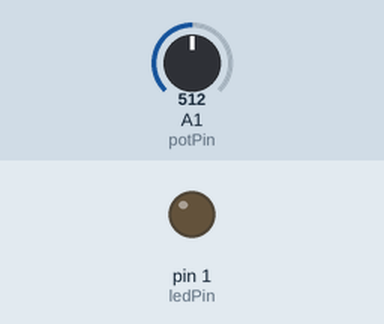
This sketch was run on a simulated Arduino Uno, built with avr-gcc and run on an emulated ATmega328P. On the bench: output pins drawn as LEDs (lit = HIGH). The inputs (shaded band) are chosen by the test bench; at power-on: A1 (potPin) = 512.

Above: at 1.2 s.
1.3 s: A1 (potPin) set to 527
At 2.4 s:
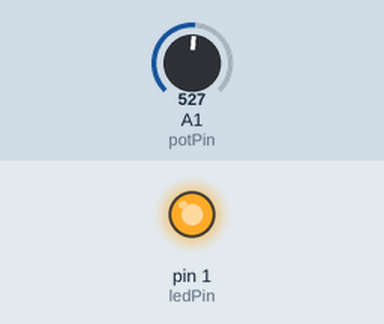
2.8 s: A1 (potPin) set to 511
At 3.5 s:
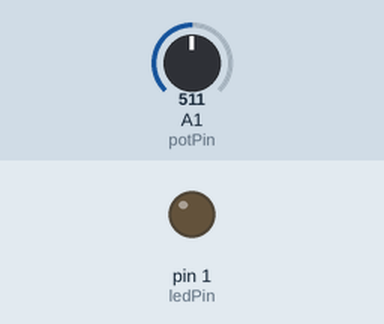
4.3 s: A1 (potPin) set to 716
At 4.7 s:
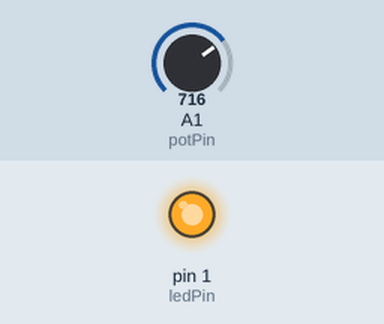
Timing chart, 0 to 7.3 s (numbered marks = the images above; inputs shaded):
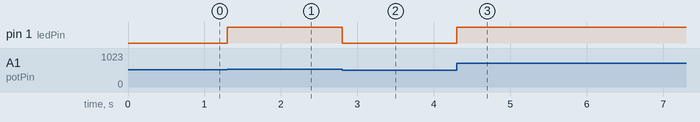

Measured:
- the behaviour switches between 514 and 515 on A1 (potPin) (found by bisection; images 0 and 1)
- after the input at 1.3 s, pin 1 (ledPin): LOW → HIGH at once
- after the input at 2.8 s, pin 1 (ledPin): HIGH → LOW at once
- after the input at 4.3 s, pin 1 (ledPin): LOW → HIGH at once

The sketch:

BFDimmer.ino
```cpp
/*
 * BFDimmer.ino
 *
 * Brown Dog Gadgets <https://www.browndoggadgets.com/>
 *
 */


// set variable name for the potentiometer input pin
int potPin = A1;

// set variable name for the LED output pin
int ledPin = 1;


// the setup runs once at the beginning of the sketch
void setup() {

  pinMode(potPin, INPUT);
  pinMode(ledPin, OUTPUT);

}


// the loop runs forever after the setup is complete
void loop() {

  int potValue = map(analogRead(potPin), 0, 1024, 0, 255);
  analogWrite(ledPin, potValue);

}
```
